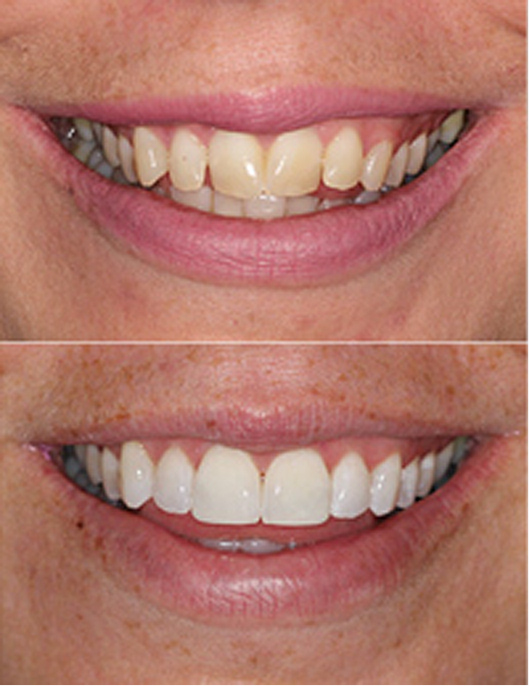
#> input picture teeth color/1.jpg, 529 x 686 px
$ python color_detection.py --image 1.jpg
#> lines starting #> are read from the running program, lines starting #| are printed output that depends on the picture
import cv2
import numpy as np
import pandas as pd
import argparse

img_path = "1.jpg"
try:
    ap = argparse.ArgumentParser()
    ap.add_argument('-i', '--image', required=True, help="Image Path")
    args = vars(ap.parse_args())
    img_path = args['image']
except:
    pass
img = cv2.imread(img_path)
#> img is the input picture: shape (686, 529, 3); mean B, G, R 106.2, 118.8, 176.9

clicked = False
r = g = b = xpos = ypos = 0

index = ["color", "color_name", "hex", "R", "G", "B"]
csv = pd.read_csv('colors.csv', names=index, header=None)
#> (reads teeth color/colors.csv from the repository)

def getColorName(R, G, B):
    minimum = 10000
    for i in range(len(csv)):
        d = abs(R - int(csv.loc[i, "R"])) + abs(G - int(csv.loc[i, "G"])) + abs(B - int(csv.loc[i, "B"]))
        if (d <= minimum):
            minimum = d
            cname = csv.loc[i, "color_name"]
    return cname

def draw_function(event, x, y, flags, param):
    if event == cv2.EVENT_MOUSEMOVE:
        global b, g, r, xpos, ypos, clicked

        xpos = x
        ypos = y
        b, g, r = img[y, x]
        b = int(b)
        g = int(g)
        r = int(r)


cv2.namedWindow('image')
cv2.setMouseCallback('image', draw_function)

while (1):


    cv2.imshow("image", img)

    cv2.rectangle(img, (20, 20), (750, 60), (255, 0, 0), -1)


    Y = 0.2126*r + 0.7152*g + 0.0722*b

    print(Y)

    if Y > 200:
        text = "Clean teeth"
        cv2.putText(img, text, (50, 50), 2, 0.8, (0, 255, 0), 2, cv2.LINE_AA)
    else :
        text2 = "Unclean teeth"
        cv2.putText(img, text2, (50, 50), 2, 0.8, (0, 0, 255), 2, cv2.LINE_AA)
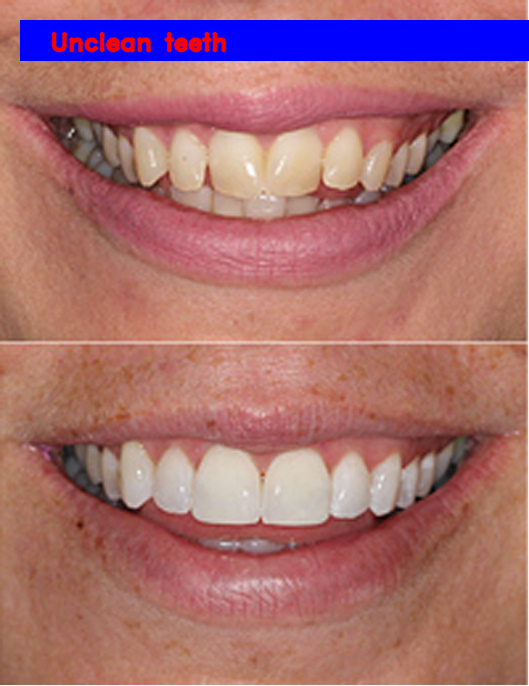
#> img: shape (686, 529, 3); mean B, G, R 113.1, 111, 166.6


    if r + g + b >= 600:
        cv2.putText(img, text, (50, 50), 2, 0.8, (0, 0, 0), 2, cv2.LINE_AA)

    if cv2.waitKey(20) & 0xFF == 27:
#> (key Esc is pressed here)
        break

cv2.destroyAllWindows()
